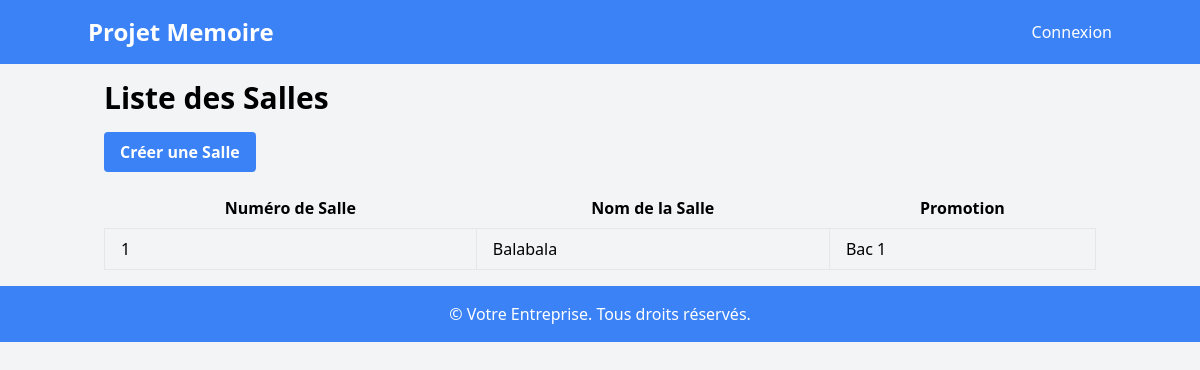
The page /liste/salles on the database as committed earlier.
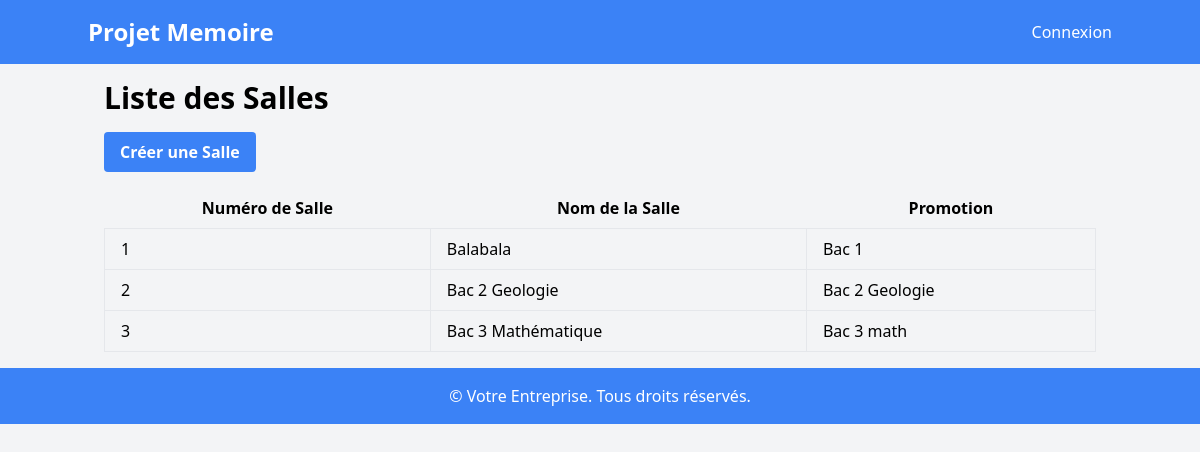
The same page on the database as committed later.
### horaire/models.py (models this page shows, shortened)
class Salles (models.Model):
    numero_salle = models.PositiveIntegerField(default=1)
    nom_salle = models.CharField(max_length=50,blank=True)
    promotion = models.CharField(max_length=50, unique= True)

### horaire/views.py (the view)
# urls.py: path('liste/salles', views.SallesListView.as_view(), name='salles-list'),
class SallesListView(ListView):
    model = Salles
    template_name = 'salles_list.html'
    context_object_name = 'salles'

### horaire/templates/salles_list.html
{% extends "base.html" %}
{% block content %}
  <h1 class="text-3xl font-semibold mb-4">Liste des Salles</h1>
  <a href="{% url 'salles-create' %}" class="bg-blue-500 hover:bg-blue-600 text-white font-bold py-2 px-4 rounded mb-4 inline-block">Créer une Salle</a>
  <table class="w-full table-auto">
    <thead>
      <tr>
        <th class="px-4 py-2">Numéro de Salle</th>
        <th class="px-4 py-2">Nom de la Salle</th>
        <th class="px-4 py-2">Promotion</th>
      </tr>
    </thead>
    <tbody>
      {% for salle in salles %}
        <tr>
          <td class="border px-4 py-2">{{ salle.numero_salle }}</td>
          <td class="border px-4 py-2">{{ salle.nom_salle }}</td>
          <td class="border px-4 py-2">{{ salle.promotion }}</td>
        </tr>
      {% empty %}
        <tr>
          <td colspan="3" class="text-center py-4">Aucune salle trouvée.</td>
        </tr>
      {% endfor %}
    </tbody>
  </table>
{% endblock %}

Rows that differ between the two databases and show on the page:
added Salles: numero_salle "2", nom_salle "Bac 2 Geologie", promotion "Bac 2 Geologie"
added Salles: numero_salle "3", nom_salle "Bac 3 Mathématique", promotion "Bac 3 math"
